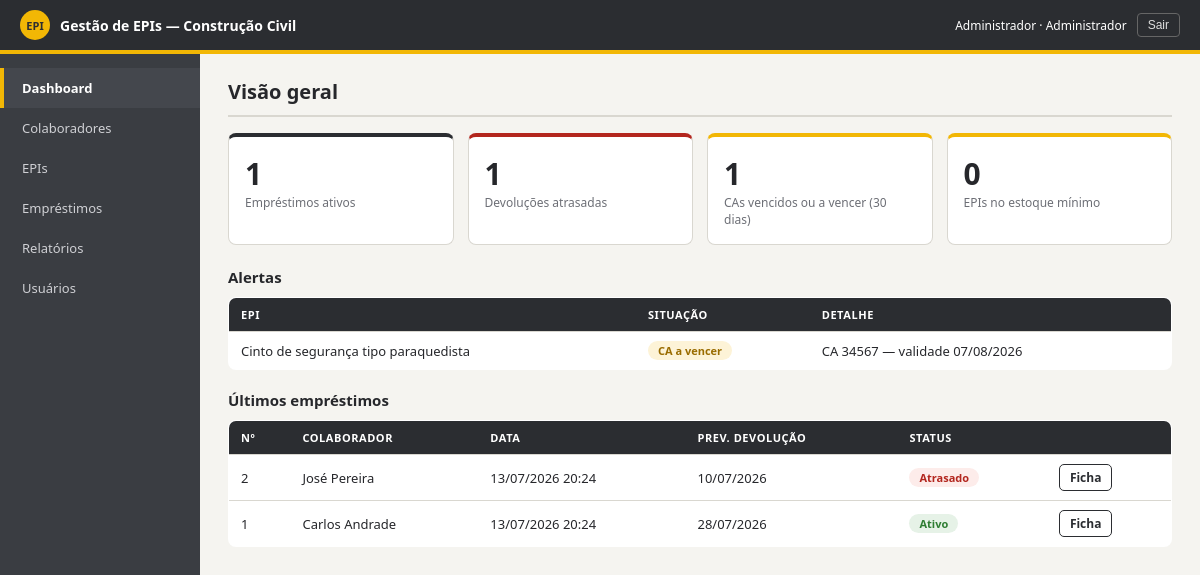
Page / (signed in) on the earlier database version.
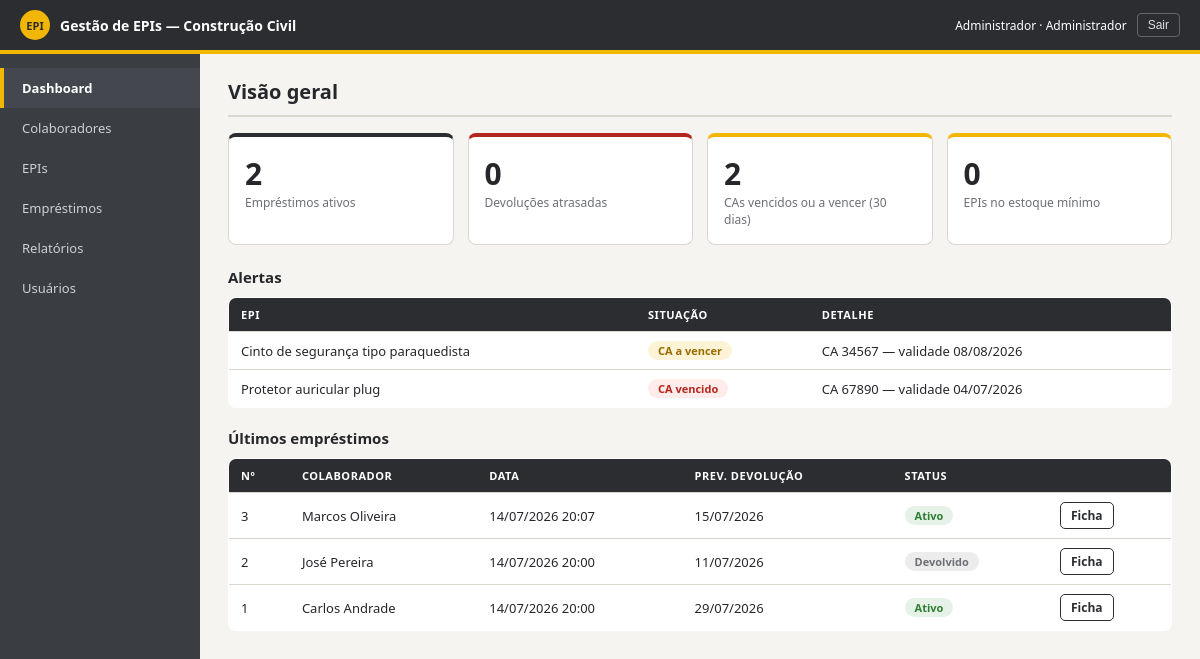
Same page on the later database version.
### core/models.py (models this page shows, shortened)
class EPI(models.Model):
    class Categoria(models.TextChoices):
        CABECA = 'CABECA', 'Proteção da cabeça'
        AUDITIVA = 'AUDITIVA', 'Proteção auditiva'
        RESPIRATORIA = 'RESPIRATORIA', 'Proteção respiratória'
        VISUAL = 'VISUAL', 'Proteção visual'
        MAOS = 'MAOS', 'Proteção das mãos'
        PES = 'PES', 'Proteção dos pés'
        TRONCO = 'TRONCO', 'Proteção do tronco'
        ALTURA = 'ALTURA', 'Trabalho em altura'
        OUTROS = 'OUTROS', 'Outros'
    nome = models.CharField('Nome do EPI', max_length=100)
    descricao = models.CharField('Descrição', max_length=255, blank=True)
    categoria = models.CharField('Categoria', max_length=20, choices=Categoria.choices)
    ca_numero = models.CharField('Nº do CA', max_length=20,
                                 help_text='Certificado de Aprovação (NR-6)')
    ca_validade = models.DateField('Validade do CA')
    tamanho = models.CharField('Tamanho', max_length=10, blank=True)
    qtd_estoque = models.PositiveIntegerField('Qtde. em estoque', default=0)
    qtd_minima = models.PositiveIntegerField('Estoque mínimo', default=5)
    ativo = models.BooleanField('Ativo', default=True)
    criado_em = models.DateTimeField(auto_now_add=True)
    class Meta:
        ordering = ['nome']
        verbose_name = 'EPI'
        verbose_name_plural = 'EPIs'
    @property
    def ca_vencido(self):
        return self.ca_validade < timezone.localdate()
    @property
    def ca_a_vencer(self):
        hoje = timezone.localdate()
        return not self.ca_vencido and self.ca_validade <= hoje + timedelta(days=30)
    @property
    def estoque_baixo(self):
        return self.qtd_estoque <= self.qtd_minima

class Emprestimo(models.Model):
    class Status(models.TextChoices):
        ATIVO = 'ATIVO', 'Ativo'
        DEVOLVIDO = 'DEVOLVIDO', 'Devolvido'
        ATRASADO = 'ATRASADO', 'Atrasado'
    colaborador = models.ForeignKey(Colaborador, on_delete=models.PROTECT,
                                    related_name='emprestimos', verbose_name='Colaborador')
    usuario = models.ForeignKey('core.Usuario', on_delete=models.PROTECT,
                                related_name='emprestimos_registrados',
                                verbose_name='Registrado por')
    data_emprestimo = models.DateTimeField('Data do empréstimo', auto_now_add=True)
    data_prevista_devolucao = models.DateField('Data prevista de devolução')
    status = models.CharField('Status', max_length=10,
                              choices=Status.choices, default=Status.ATIVO)
    observacao = models.CharField('Observação', max_length=255, blank=True)
    class Meta:
        ordering = ['-data_emprestimo']
        verbose_name = 'empréstimo'
        verbose_name_plural = 'empréstimos'
    @classmethod
    def atualizar_atrasados(cls):
        cls.objects.filter(
            status=cls.Status.ATIVO,
            data_prevista_devolucao__lt=timezone.localdate(),
        ).update(status=cls.Status.ATRASADO)

class Colaborador(models.Model):
    matricula = models.CharField('Matrícula', max_length=20, unique=True)
    nome = models.CharField('Nome completo', max_length=100)
    cpf = models.CharField('CPF', max_length=14, unique=True,
                           help_text='Somente números ou no formato 000.000.000-00')
    data_nascimento = models.DateField('Data de nascimento', null=True, blank=True)
    cargo = models.CharField('Cargo', max_length=60)
    setor = models.CharField('Setor', max_length=60)
    telefone = models.CharField('Telefone', max_length=15, blank=True)
    email = models.EmailField('E-mail', blank=True)
    ativo = models.BooleanField('Ativo', default=True)
    criado_em = models.DateTimeField(auto_now_add=True)
    class Meta:
        ordering = ['nome']
        verbose_name = 'colaborador'
        verbose_name_plural = 'colaboradores'

### core/views.py (the view)
# urls.py: path('', views.dashboard, name='dashboard'),
@login_required
def dashboard(request):
    Emprestimo.atualizar_atrasados()
    epis = EPI.objects.filter(ativo=True)
    return render(request, 'core/dashboard.html', {
        'total_ativos': Emprestimo.objects.filter(status='ATIVO').count(),
        'total_atrasados': Emprestimo.objects.filter(status='ATRASADO').count(),
        'cas_a_vencer': [e for e in epis if e.ca_a_vencer or e.ca_vencido],
        'estoque_baixo': [e for e in epis if e.estoque_baixo],
        'ultimos_emprestimos': Emprestimo.objects.select_related('colaborador')[:8],
    })

### core/models.py (called while the page is built)
    @property
    def eh_admin(self):
        return self.perfil == self.Perfil.ADMINISTRADOR or self.is_superuser

### core/templates/core/dashboard.html (shortened to what this page needs)
{% extends 'core/base.html' %}
{% block conteudo %}
<h1>Visão geral</h1>
<div class="cartoes">
  <div class="cartao"><div class="numero">{{ total_ativos }}</div><div class="rotulo">Empréstimos ativos</div></div>
  <div class="cartao alerta"><div class="numero">{{ total_atrasados }}</div><div class="rotulo">Devoluções atrasadas</div></div>
  <div class="cartao aviso"><div class="numero">{{ cas_a_vencer|length }}</div><div class="rotulo">CAs vencidos ou a vencer (30 dias)</div></div>
  <div class="cartao aviso"><div class="numero">{{ estoque_baixo|length }}</div><div class="rotulo">EPIs no estoque mínimo</div></div>
</div>
{% if cas_a_vencer or estoque_baixo %}
<h2>Alertas</h2>
<table>
  <tr><th>EPI</th><th>Situação</th><th>Detalhe</th></tr>
  {% for e in cas_a_vencer %}
  <tr><td>{{ e.nome }}</td>
      <td>{% if e.ca_vencido %}<span class="tag tag-alerta">CA vencido</span>{% else %}<span class="tag tag-aviso">CA a vencer</span>{% endif %}</td>
      <td>{{ e.ca_numero }} — validade {{ e.ca_validade|date:'d/m/Y' }}</td></tr>
  {% endfor %}
</table>
{% endif %}
<h2>Últimos empréstimos</h2>
<table>
  <tr><th>Nº</th><th>Colaborador</th><th>Data</th><th>Prev. devolução</th><th>Status</th><th></th></tr>
  {% for emp in ultimos_emprestimos %}
  <tr>
    <td>{{ emp.pk }}</td><td>{{ emp.colaborador.nome }}</td>
    <td>{{ emp.data_emprestimo|date:'d/m/Y H:i' }}</td>
    <td>{{ emp.data_prevista_devolucao|date:'d/m/Y' }}</td>
    <td>{% if emp.status == 'ATIVO' %}<span class="tag tag-ok">Ativo</span>
        {% elif emp.status == 'ATRASADO' %}<span class="tag tag-alerta">Atrasado</span>
        {% else %}<span class="tag tag-neutro">Devolvido</span>{% endif %}</td>
    <td><a class="btn btn-secundario btn-mini" href="{% url 'emprestimo_ficha' emp.pk %}">Ficha</a></td>
  </tr>
  {% empty %}
  <tr><td colspan="6">Nenhum empréstimo registrado ainda. <a href="{% url 'emprestimo_novo' %}">Registrar o primeiro</a>.</td></tr>
  {% endfor %}
</table>
{% endblock %}

Differences in the rows shown:
changed EPI "Cinto de segurança tipo paraquedista": ca_validade "07/08/2026" → "08/08/2026"
now on this page (row edited): EPI: nome "Protetor auricular plug", shows "CA vencido", ca_numero "CA 67890", ca_validade "04/07/2026"
added Emprestimo: pk "3", colaborador.nome "Marcos Oliveira", data_emprestimo "14/07/2026 20:07", data_prevista_devolucao "15/07/2026", status "Ativo"
changed Emprestimo "José Pereira": data_emprestimo "13/07/2026 20:24" → "14/07/2026 20:00"; data_prevista_devolucao "10/07/2026" → "11/07/2026"; status "Atrasado" → "Devolvido"
changed Emprestimo "Carlos Andrade": data_emprestimo "13/07/2026 20:24" → "14/07/2026 20:00"; data_prevista_devolucao "28/07/2026" → "29/07/2026"
Other differences:
{{ total_ativos }}: "1" → "2"
{{ total_atrasados }}: "1" → "0"
{{ cas_a_vencer|length }}: "1" → "2"
